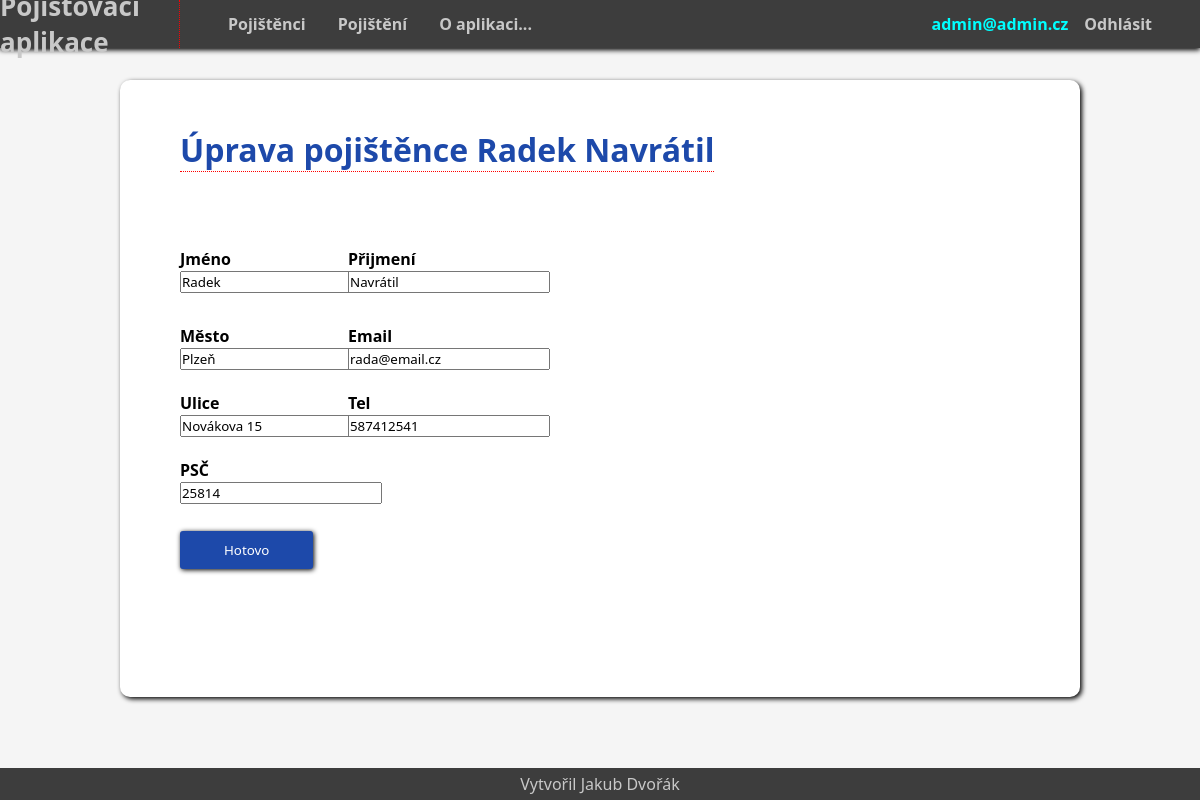
Page /8/uprav_pojistence/ (signed in) on the committed database.
### mainapp/models.py (models this page shows, shortened)
class Uzivatel(AbstractBaseUser):
    email = models.EmailField(max_length = 300, unique = True)
    is_admin = models.BooleanField(default=False)
    class Meta:
        verbose_name = "uživatel"
        verbose_name_plural = "uživatelé"
    object = UzivatelskyManager()
    USERNAME_FIELD = "email"

class Pojistenec(models.Model):
    Jmeno = models.CharField(max_length=20,verbose_name = "Jméno")
    Prijmeni = models.CharField(max_length=20,verbose_name = "Přijmení")
    email = models.EmailField(max_length=80, unique=False)
    tel = models.IntegerField()
    mesto = models.CharField(max_length=80,verbose_name = "Město")
    ulice = models.CharField(max_length=80)
    PSC = models.IntegerField(verbose_name = "PSČ")
    class Meta:
        verbose_name = "Pojištěnec"
        verbose_name_plural = "Pojištěnci"
    def __str__(self):
        return f"{self.Jmeno} {self.Prijmeni}"

### mainapp/views.py (the view, shortened to what this page needs)
# urls.py: path("<int:pk>/uprav_pojistence/",views.EditPojistence.as_view(),name="uprav_pojistence"),
class EditPojistence(LoginRequiredMixin,generic.edit.CreateView):
    form_class = PojistenciForm
    template_name = "mainapp/vytvor_pojistence.html"
    nadpis = "Úprava pojištěnce" # Začátek nadpisu pro template, následně doplněný o jméno pojištěnce
    def get(self,request,pk):
        if not request.user.is_admin:
            messages.error(request, "Nedostatečná práva pro úpravu Pojištěnce.")
            return redirect("index")
        try:
            pojistenec = Pojistenec.objects.get(pk=pk)
        except:
            messages.error(request, "Tento pojištěnec neexistuje")
            return redirect("index")
        form = self.form_class(instance=pojistenec)
        return render(request,self.template_name,{"form":form,"nadpis":self.nadpis,"pojistenec":pojistenec})

### mainapp/forms.py
class PojistenciForm(forms.ModelForm):
    class Meta:
        model = Pojistenec
        fields =["Jmeno","Prijmeni","email","tel","mesto","ulice","PSC"]

### mainapp/templates/mainapp/vytvor_pojistence.html (shortened to what this page needs)
{% extends "base.html" %}
{% load crispy_forms_tags %}
{% block content %}
<div class="nadpis">
<h1>{{nadpis}} {{pojistenec}}</h1>
</div>
<br>
<br>
<form method="POST">
    <div class="conteiner">
        <div class="item1">
    {% for field in form %}
            {% if field.label == "Jméno" %}
                <strong>{{field.label}}</strong><br>
                {{field}}
            {% endif %}
    {% endfor %}
        </div>
        <div class="item2">
            {% for field in form %}
                    {% if field.label == "Přijmení" %}
                        <strong>{{field.label}}</strong><br>
                        {{field}}
                    {% endif %}
            {% endfor %}
        </div>
    </div>
    <div class="conteiner">
        <div class="item1">
        {% for field in form %}
            {% if field.label == "Město" or field.label == "Ulice" or field.label == "PSČ" %}
                {{field.label}}<br>
                {{field}}<br>
                <br>
            {% endif %}
        {% endfor %}
        </div>
        <div class="item2">
        {% for field in form %}
            {% if field.label == "Email" or field.label == "Tel" %}
                {{field.label}}<br>
                {{field}}<br>
                <br>
            {% endif %}
        {% endfor %}
        </div>
    </div>
<button type="submit">Hotovo</button>
</form>
{% endblock %}

### mainapp/templates/base.html (shortened to what this page needs)
<!DOCTYPE html>
<html lang="en">
<head>
{% load static %}
    <link rel="stylesheet" href="{% static 'css/styl.css' %}" type="text/css">
</head>
<body>
    <header>
        <div id="logo">
            <h1><a href={% url "index" %} >Pojišťovací aplikace</a></h1>
        </div>
        <nav>
            <div class="vyber">
             <ul>
                <li><a href={% url "index" %} >Pojištěnci</a></li>
                <li><a href={% url "pojisteni" %}>Pojištění</a></li>
                <li><a href={% url "o_aplikaci" %} >O aplikaci...</a></li>
             </ul>
            </div>
            <div class="login">
                <ul>
                    {% if request.user.is_authenticated %}
                    <li>{{request.user.email}}</li>
                    <li><a href={% url "logout" %}>Odhlásit</a></li>
                    {% else %}
                    <li><a href={% url "login" %}>Přihlásit</a></li>
                    <li><a href={% url "registrace" %}>Registrace</a></li>
                    {% endif %}
                </ul>
            </div>
        </nav>
    </header>
    <div class="content">
    {% block content %}
    {% endblock %}
    </div>
    <footer>
        Vytvořil Jakub Dvořák
    </footer>
</body>
</html>

### mainapp/static/css/styl.css (style rules this page uses)
* { margin: 0; padding: 0; box-sizing: border-box; font-family: system-ui, -apple-system, BlinkMacSystemFont, 'Segoe UI', Roboto, Oxygen, Ubuntu, Cantarell, 'Open Sans', 'Helvetica Neue', sans-serif; }
.conteiner { margin-top: 2em; display: grid; grid-template-columns: 20% 20%; font-weight: bold; }
.item1 { grid-column: 1; }
.item2 { grid-column: 2; }
body { min-height: 100vh; background-color: whitesmoke; }
header { display: flex; flex-direction: row; background-color: rgb(61, 61, 61); height: 3em; box-shadow: 0px 2px 5px black; width: 100%; }
#logo { display: flex; flex-direction: column; justify-content: center; align-items: center; color: rgb(200, 200, 200); border-right: dotted red 1px; width: 15%; font-size: small; }
#logo a { text-decoration: none; color: rgb(200, 200, 200); }
nav { display: flex; flex-direction: row; justify-content: space-between; width: 85%; list-style: none; font-weight: bold; }
.vyber { display: flex; flex-direction: column; justify-content: center; padding-left: 2em; }
nav ul { display: flex; flex-direction: row; justify-content: space-between; }
nav li { list-style: none; color: aqua; font-weight: bold; }
nav li a { text-decoration: none; margin: 0 1em 0 1em; color: rgb(200, 200, 200); }
.login { display: flex; flex-direction: column; justify-content: center; padding-right: 2em; }
footer { position: fixed; height: 2em; line-height: 2em; min-width: 100vw; background-color: rgb(61, 61, 61); bottom: 0; text-align: center; vertical-align: middle; color: rgb(200, 200, 200) ; }
.content { width: 80%; margin: 2em auto 3em auto; background-color: white; padding: 3em 5% 8em 5%; border-radius: 10px; box-shadow: 2px 2px 5px black; }
.nadpis { font-weight: bold; color: rgb(29, 73, 170); border-bottom: red dotted 1px; width: max-content; }
form button { margin-top: 5px; background-color: rgb(29, 73, 170); color: white; box-shadow: 1px 1px 5px black; border-radius: 3px; border: none; padding: 10px; width: 10em; }

### rows in the picture
Uzivatel: user.email "admin@admin.cz"
Pojistenec: Jmeno+Prijmeni "Radek Navrátil", form "Radek", form "Navrátil", form "Plzeň" "Novákova 15" "25814", form "rada@email.cz" "587412541"

### other values in the picture
{{ nadpis }} "Úprava pojištěnce"
{{ field.label }} "Jméno"
{{ field.label }} "Přijmení"
{{ field.label }} "Město" "Ulice" "PSČ"
{{ field.label }} "Email" "Tel"
